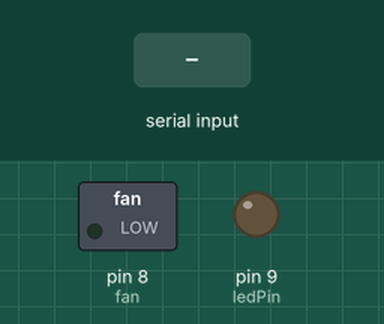
A sketch run on a simulated Arduino Uno, built with avr-gcc and run on an emulated ATmega328P. On the bench: switched loads named in the sketch (green lamp = pin HIGH), output pins drawn as LEDs (lit = HIGH). The inputs (shaded band) are chosen by the test bench.

Above: at 1.2 s.
1.3 s: "1\n" received over Serial
At 2.2 s:
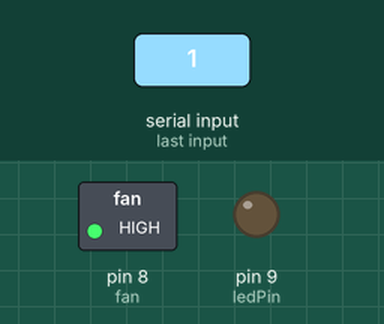
2.8 s: "3\n" received over Serial
At 3.3 s:
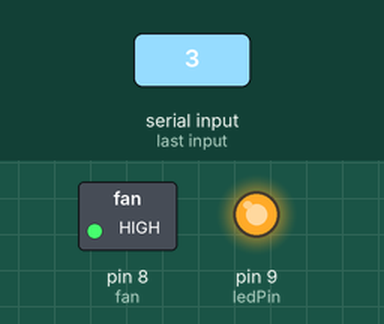
4.3 s: "2\n" received over Serial
At 5.5 s:
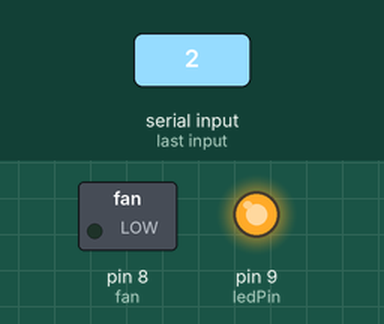
5.8 s: "4\n" received over Serial
At 6.8 s:
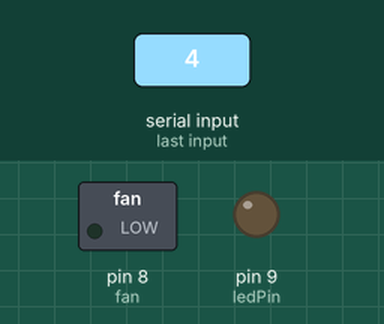
Timing chart, 0 to 8.3 s (numbered marks = the images above; inputs shaded):
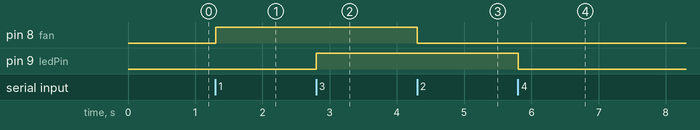

Measured:
- after the input at 1.3 s, pin 8 (fan): LOW → HIGH at once
- after the input at 2.8 s, pin 9 (ledPin): LOW → HIGH at once
- after the input at 4.3 s, pin 8 (fan): HIGH → LOW at once
- after the input at 5.8 s, pin 9 (ledPin): HIGH → LOW at once

The sketch:

final.ino
```cpp
#include <dht.h>

dht DHT;
int val = 0;
int fan = 8;//climate
int pirPin = 2; // read motion from pin2
int ledPin = 9; // led


#define DHT11_PIN 7

void setup()
{
  Serial.begin(9600);
  pinMode(fan, OUTPUT);
  pinMode(ledPin,OUTPUT);
  pinMode(pirPin,INPUT);
}

void loop(){
}

void serialEvent() // To check if there is any data on the Serial line
{
  while (Serial.available())
  {
    val = Serial.parseInt();
    if(val == 1)   //Switch on the fan, if the received value is 1.
    {
      fanStart();//start climate
    }
    else if(val == 2) //Switch off the fan, if the received value is 2.
    {
      fanStop();//stop climate
    }
    else if(val == 3) //
    {
      ledHigh();//start curtain
    }
    else if(val == 4) //
    {
      ledLow();//stop curtain
    }
    else if(val == 5) // PIR
    {
      getPirData();//READ PIR
    }
    else if(val == 6) // DHT
    {
      getDhtData();//DHT PIR
    }
    else if(val == 99) //Active Mode.
    {
      fullMode();
    }
  }
}

void fullMode(){
  ledHigh();//curtain start
  fanStart();

}

void passiveMode(){
  ledLow();//curtain stop
  fanStop();
}

//----------------------------------------------------------
void ledHigh(){
      digitalWrite(ledPin,HIGH);

}

void ledLow(){
      digitalWrite(ledPin,LOW);

}

void fanStart(){
      digitalWrite(fan, HIGH);
}

void fanStop(){
      digitalWrite(fan, LOW);
}

void getDhtData(){
  int chk = DHT.read11(DHT11_PIN);
  Serial.print("Temperature = ");
  Serial.println(DHT.temperature);
  Serial.print("Humidity = ");
  Serial.println(DHT.humidity);
}


void getPirData(){
  Serial.print("Motion = ");
  Serial.println(digitalRead(pirPin));
}
```
